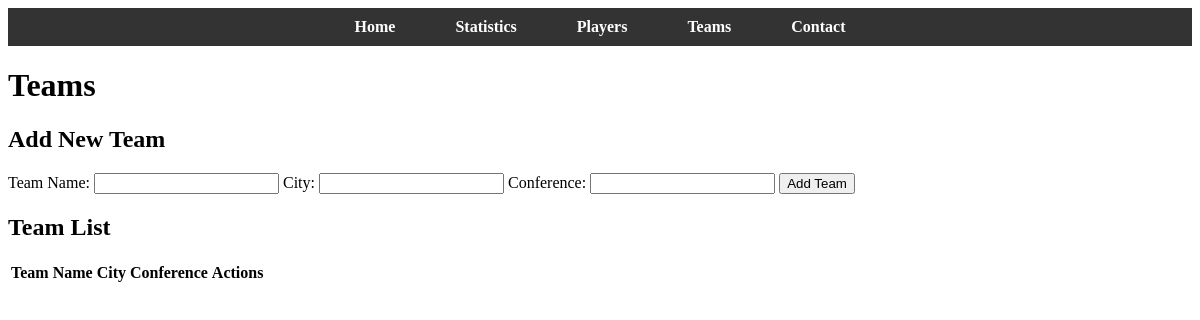
The app's page /teams, older data.
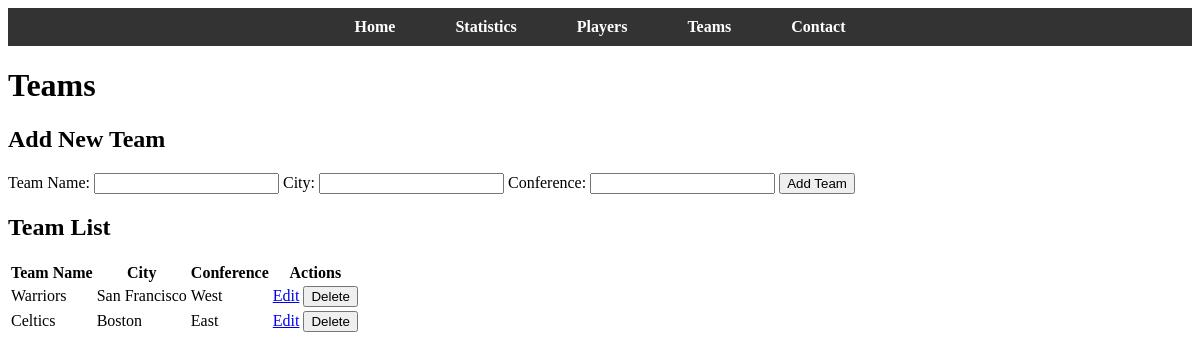
The same page, newer data.
### app.py (models this page shows)
class Team(db.Model):
    team_name = db.Column(db.String(50), primary_key=True)
    city = db.Column(db.String(20), nullable=False)
    conference = db.Column(db.String(20), nullable=False)

### app.py (the view, shortened to what this page needs)
@app.route('/teams', methods=['GET', 'POST'])
def teams():
    teams = Team.query.all()
    return render_template('teams.html', teams=teams)

### templates/teams.html (shortened to what this page needs)
<!DOCTYPE html>
<html lang="en">
  <head>
    <link
      rel="stylesheet"
      href="{{ url_for('static', filename='css/styles.css') }}"
    />
  </head>
  <body>
    <header>
      <nav>
        <ul>
          <li><a href="/">Home</a></li>
          <li><a href="/statistics">Statistics</a></li>
          <li><a href="/players">Players</a></li>
          <li><a href="/teams">Teams</a></li>
          <li><a href="/contact">Contact</a></li>
        </ul>
      </nav>
    </header>
    <main>
      <h1>Teams</h1>
      <section id="add-team">
        <h2>Add New Team</h2>
        <form action="{{ url_for('teams') }}" method="post">
          <label for="team_name">Team Name:</label>
          <input type="text" id="team_name" name="team_name" required />
          <label for="city">City:</label>
          <input type="text" id="city" name="city" required />
          <label for="conference">Conference:</label>
          <input type="text" id="conference" name="conference" required />
          <button type="submit">Add Team</button>
        </form>
      </section>
      <section id="team-list">
        <h2>Team List</h2>
        <table>
          <thead>
            <tr>
              <th>Team Name</th>
              <th>City</th>
              <th>Conference</th>
              <th>Actions</th>
            </tr>
          </thead>
          <tbody>
            {% for team in teams %}
            <tr>
              <td>{{ team.team_name }}</td>
              <td>{{ team.city }}</td>
              <td>{{ team.conference }}</td>
              <td>
                <a href="{{ url_for('edit_team', team_name=team.team_name) }}"
                  >Edit</a
                >
                <form
                  action="{{ url_for('delete_team', team_name=team.team_name) }}"
                  method="post"
                  style="display: inline"
                >
                  <button
                    type="submit"
                    onclick="return confirm('Are you sure you want to delete this team?');"
                  >
                    Delete
                  </button>
                </form>
              </td>
            </tr>
            {% endfor %}
          </tbody>
        </table>
      </section>
    </main>
  </body>
</html>

Row changes from the older to the newer data that the page shows:
added Team: team_name "Warriors", city "San Francisco", conference "West"
added Team: team_name "Celtics", city "Boston", conference "East"
